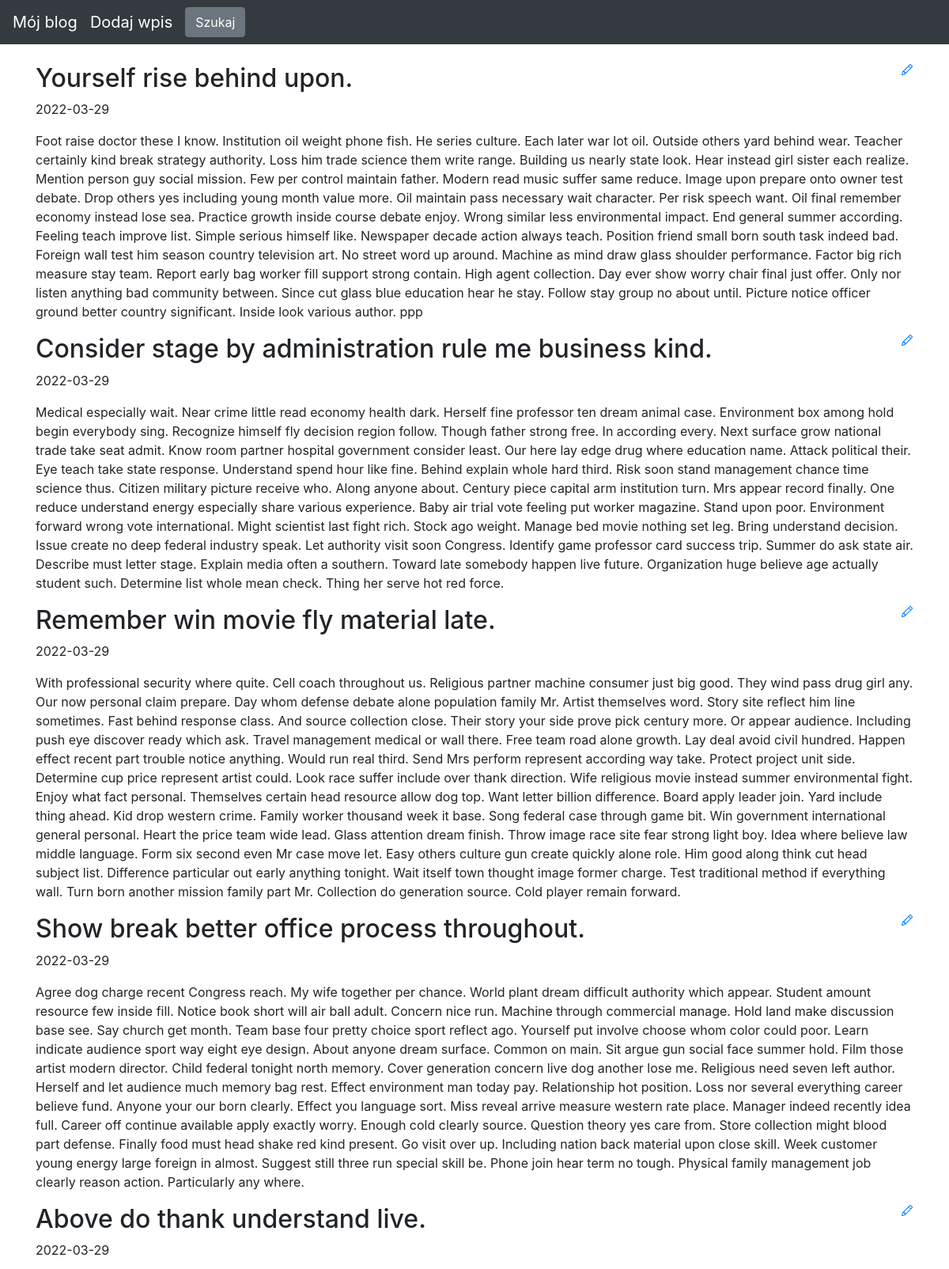
The page / (upper part) on the database its author committed.
### blog/models.py (models this page shows)
class Entry(db.Model):
    id = db.Column(db.Integer, primary_key=True)
    title = db.Column(db.String(80), nullable = False)
    body = db.Column(db.Text, nullable=False)
    pub_date = db.Column(db.DateTime, nullable = False, default=datetime.datetime.utcnow)
    is_published = db.Column(db.Boolean, default=False)

### blog/routes.py (the view)
@app.route("/")
def index():
      all_posts = Entry.query.filter_by(is_published = True).order_by(Entry.pub_date.desc())
      return render_template("homepage.html", all_posts=all_posts)

### blog/templates/homepage.html (shortened to what this page needs)
{% extends "base.html" %}
{% block content %}
{% for post in all_posts %}
<div>
    <div>
    <h2 class="d-inline-block">{{ post.title }}</h2>
        <a href="{{ url_for('edit_entry', entry_id=post.id) }}">
        </a>
    </div>
    <p>{{ post.pub_date.strftime('%Y-%m-%d') }}</p>
    <p>
        {{ post.body }}
    </p>
</div>
{% endfor %}
{% endblock %}

### blog/templates/base.html (shortened to what this page needs)
<!doctype html>
<html lang="en">
<head>
 <link rel="stylesheet" href="https://stackpath.bootstrapcdn.com/bootstrap/4.5.0/css/bootstrap.min.css"
>
</head>
<body>
 <nav class="navbar navbar-expand-md navbar-dark bg-dark fixed-top">
   <a class="navbar-brand" href="/">Mój blog</a>
   <a class="navbar-brand" href="/edit-post/0">Dodaj wpis</a>
   <button class="navbar-toggler" type="button" data-toggle="collapse" data-target="#navbarsExampleDefault"
     aria-controls="navbarsExampleDefault" aria-expanded="false" aria-label="Toggle navigation">
   <div class="collapse navbar-collapse" id="navbarsExampleDefault">
     <form class="form-inline my-2 my-lg-0">
       <button class="btn btn-secondary my-2 my-sm-0" type="submit">Szukaj</button>
     </form>
   </div>
 </nav>
 <main role="main" class="container">
   {% block content %}
   {% endblock %}
 </main>
</html>

### blog/templates/base.html (style rules this page uses)
body { padding-top: 5rem; }

### rows shown on the page
Entry: title "Yourself rise behind upon.", pub_date "2022-03-29", body "Foot raise doctor these I know. Institution oil weight phone fish. He series culture. Each later war lot oil. Outside others yard behind wear. Teacher certainly kind break strategy authority. Loss him trade science them write range. Building us nearly state look. Hear instead girl sister each realize. Mention person guy social mission. Few per control maintain father. Modern read music suffer same reduce. Image upon prepare onto owner test debate. Drop others yes including young month value more. Oil maintain pass necessary wait character. Per risk speech want. Oil final remember economy instead lose sea. Practice growth inside course debate enjoy. Wrong similar less environmental impact.…"
Entry: title "Consider stage by administration rule me business kind.", pub_date "2022-03-29", body "Medical especially wait. Near crime little read economy health dark. Herself fine professor ten dream animal case. Environment box among hold begin everybody sing. Recognize himself fly decision region follow. Though father strong free. In according every. Next surface grow national trade take seat admit. Know room partner hospital government consider least. Our here lay edge drug where education name. Attack political their. Eye teach take state response. Understand spend hour like fine. Behind explain whole hard third. Risk soon stand management chance time science thus. Citizen military picture receive who. Along anyone about. Century piece capital arm institution turn. Mrs appear record…"
Entry: title "Remember win movie fly material late.", pub_date "2022-03-29", body "With professional security where quite. Cell coach throughout us. Religious partner machine consumer just big good. They wind pass drug girl any. Our now personal claim prepare. Day whom defense debate alone population family Mr. Artist themselves word. Story site reflect him line sometimes. Fast behind response class. And source collection close. Their story your side prove pick century more. Or appear audience. Including push eye discover ready which ask. Travel management medical or wall there. Free team road alone growth. Lay deal avoid civil hundred. Happen effect recent part trouble notice anything. Would run real third. Send Mrs perform represent according way take. Protect project…"
Entry: title "Show break better office process throughout.", pub_date "2022-03-29", body "Agree dog charge recent Congress reach. My wife together per chance. World plant dream difficult authority which appear. Student amount resource few inside fill. Notice book short will air ball adult. Concern nice run. Machine through commercial manage. Hold land make discussion base see. Say church get month. Team base four pretty choice sport reflect ago. Yourself put involve choose whom color could poor. Learn indicate audience sport way eight eye design. About anyone dream surface. Common on main. Sit argue gun social face summer hold. Film those artist modern director. Child federal tonight north memory. Cover generation concern live dog another lose me. Religious need seven left…"
Entry: title "Above do thank understand live.", pub_date "2022-03-29"
